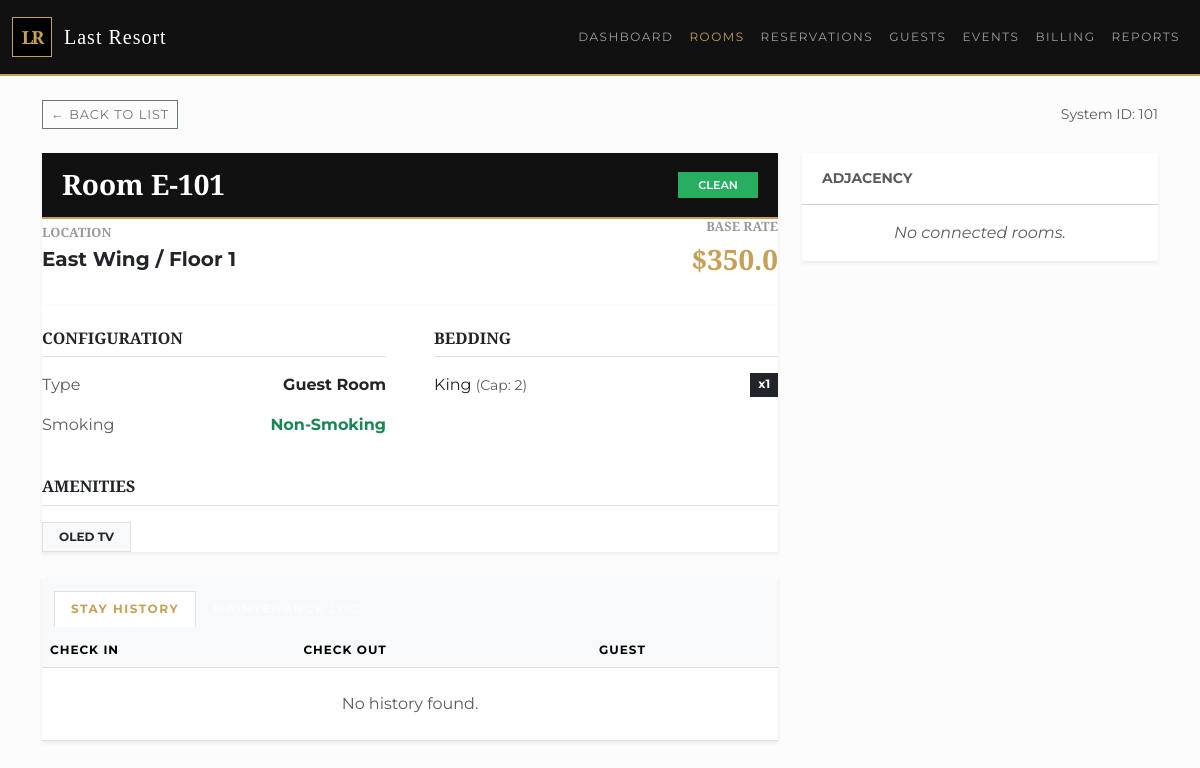
The page /room/101 on the database its author committed.
### tables this page shows
CREATE TABLE room (
    roomId INTEGER PRIMARY KEY,
    floorId INTEGER,
    roomNumber TEXT,
    baseRate REAL,
    currentStatus TEXT, -- Clean, Dirty, Occupied, OOO
    isSmokingRoom BOOLEAN,
    FOREIGN KEY(floorId) REFERENCES floor(floorId)
);

CREATE TABLE wing (
    wingId INTEGER PRIMARY KEY,
    buildingId INTEGER,
    wingName TEXT,
    FOREIGN KEY(buildingId) REFERENCES building(buildingId)
);

CREATE TABLE floor (
    floorId INTEGER PRIMARY KEY,
    wingId INTEGER,
    floorNo INTEGER,
    FOREIGN KEY(wingId) REFERENCES wing(wingId)
);

CREATE TABLE room_function (
    functionCode TEXT PRIMARY KEY, -- SLP, MTG, STE
    name TEXT
);

CREATE TABLE room_has_bed (
    roomId INTEGER,
    bedTypeId INTEGER,
    count INTEGER,
    PRIMARY KEY (roomId, bedTypeId),
    FOREIGN KEY(roomId) REFERENCES room(roomId),
    FOREIGN KEY(bedTypeId) REFERENCES bed_type(bedTypeId)
);

CREATE TABLE bed_type (
    bedTypeId INTEGER PRIMARY KEY,
    name TEXT, -- King, Queen, Double
    capacity INTEGER
);

CREATE TABLE room_fixture (
    fixtureId INTEGER PRIMARY KEY,
    name TEXT
);

### app.py (the view)
@app.route('/room/<int:room_id>')
def room_detail(room_id):
    db = get_db()
    room = db.execute("""
        SELECT r.*, f.floorNo, w.wingName, rf.name as funcName
        FROM room r
        JOIN floor f ON r.floorId = f.floorId
        JOIN wing w ON f.wingId = w.wingId
        LEFT JOIN room_has_function rhf ON r.roomId = rhf.roomId
        LEFT JOIN room_function rf ON rhf.functionCode = rf.functionCode
        WHERE r.roomId = ?
    """, (room_id,)).fetchone()
    beds = db.execute("""
        SELECT bt.name, bt.capacity, rhb.count
        FROM room_has_bed rhb
        JOIN bed_type bt ON rhb.bedTypeId = bt.bedTypeId
        WHERE rhb.roomId = ?
    """, (room_id,)).fetchall()
    fixtures = db.execute("""
        SELECT rfix.name
        FROM room_has_fixture rhf
        JOIN room_fixture rfix ON rhf.fixtureId = rfix.fixtureId
        WHERE rhf.roomId = ?
    """, (room_id,)).fetchall()
    adjacencies = db.execute("""
        SELECT r.roomId, r.roomNumber, ra.connectionType
        FROM room_adjacency ra
        JOIN room r ON (ra.roomId1 = r.roomId OR ra.roomId2 = r.roomId)
        WHERE (ra.roomId1 = ? OR ra.roomId2 = ?) AND r.roomId != ?
    """, (room_id, room_id, room_id)).fetchall()
    maintenance = db.execute("""
        SELECT ticketId, issueDescription, status, dateCreated, dateResolved
        FROM maintenance_ticket
        WHERE roomId = ?
        ORDER BY dateCreated DESC
    """, (room_id,)).fetchall()
    history = db.execute("""
        SELECT s.checkInTime, s.checkOutTime,
               COALESCE(pe.firstName || ' ' || pe.lastName, o.orgName) as guestName
        FROM stay s
        JOIN room_assignment ra ON s.resvId = ra.resvId
        JOIN reservation r ON s.resvId = r.resvId
        JOIN party p ON r.partyId = p.partyId
        LEFT JOIN person pe ON p.partyId = pe.partyId
        LEFT JOIN organization o ON p.partyId = o.partyId
        WHERE ra.roomId = ?
        ORDER BY s.checkInTime DESC
    """, (room_id,)).fetchall()
    return render_template('room_detail.html', room=room, beds=beds, fixtures=fixtures,
                           adjacencies=adjacencies, maintenance=maintenance, history=history,
                           active_page='rooms')

### app.py (called while the page is built)
def get_db():
    db = getattr(g, '_database', None)
    if db is None:
        db = g._database = sqlite3.connect(DATABASE)
        db.row_factory = sqlite3.Row
    return db

@app.teardown_appcontext
def close_connection(exception):
    db = getattr(g, '_database', None)
    if db is not None:
        db.close()

### templates/room_detail.html (shortened to what this page needs)
{% extends "base.html" %}
{% block content %}
<div class="d-flex justify-content-between align-items-center mb-4">
    <a href="/rooms" class="btn btn-outline-secondary btn-sm">← Back to List</a>
    <div class="text-muted small">System ID: {{ room.roomId }}</div>
</div>
<div class="row">
    <div class="col-lg-8">
        <div class="card border-0 shadow-sm mb-4 rounded-0">
            <div class="card-header bg-dark-blue text-white d-flex justify-content-between align-items-center rounded-0">
                <h3 class="mb-0 text-white" style="font-family: 'Cinzel', serif;">Room {{ room.roomNumber }}</h3>
                <span class="status-badge {% if room.currentStatus=='Clean' %}status-clean{% elif room.currentStatus=='Occupied' %}status-occupied{% else %}status-dirty{% endif %}">
                    {{ room.currentStatus }}
                </span>
            </div>
            <div class="card-body p-4">
                <div class="row mb-4 align-items-center">
                    <div class="col-sm-6">
                        <h5 class="text-uppercase mb-1" style="font-size: 0.8rem; color: #999;">Location</h5>
                        <p class="fs-5 mb-0 text-dark fw-bold">{{ room.wingName }} / Floor {{ room.floorNo }}</p>
                    </div>
                    <div class="col-sm-6 text-sm-end">
                        <h5 class="text-uppercase mb-1" style="font-size: 0.8rem; color: #999;">Base Rate</h5>
                        <p class="fs-3 fw-bold mb-0" style="color: var(--primary-gold); font-family: 'Cinzel', serif;">${{ room.baseRate }}</p>
                    </div>
                </div>
                <hr class="my-4" style="border-color: #eee;">
                <div class="row g-5">
                    <div class="col-md-6">
                        <h6 class="fw-bold text-uppercase mb-3 border-bottom pb-2">Configuration</h6>
                        <ul class="list-unstyled">
                            <li class="mb-3 d-flex align-items-center justify-content-between">
                                <span class="text-muted">Type</span>
                                <strong>{{ room.funcName }}</strong>
                            </li>
                            <li class="mb-3 d-flex align-items-center justify-content-between">
                                <span class="text-muted">Smoking</span>
                                {% if room.isSmokingRoom %}
                                <span class="text-danger fw-bold">Allowed</span>
                                {% else %}
                                <span class="text-success fw-bold">Non-Smoking</span>
                                {% endif %}
                            </li>
                        </ul>
                    </div>
                    <div class="col-md-6">
                        <h6 class="fw-bold text-uppercase mb-3 border-bottom pb-2">Bedding</h6>
                        {% if beds %}
                            <ul class="list-unstyled">
                                {% for bed in beds %}
                                <li class="mb-2 d-flex justify-content-between">
                                    <span>{{ bed.name }} <small class="text-muted">(Cap: {{ bed.capacity }})</small></span>
                                    <span class="badge bg-dark rounded-0">x{{ bed.count }}</span>
                                </li>
                                {% endfor %}
                            </ul>
                        {% else %}
                            <p class="text-muted fst-italic">Standard Setup</p>
                        {% endif %}
                    </div>
                </div>
                <div class="mt-4">
                    <h6 class="fw-bold text-uppercase mb-3 border-bottom pb-2">Amenities</h6>
                    {% if fixtures %}
                        <div class="d-flex flex-wrap gap-2">
                            {% for fix in fixtures %}
                            <span class="badge bg-light text-dark border rounded-0 px-3 py-2">
                                {{ fix.name }}
                            </span>
                            {% endfor %}
                        </div>
                    {% else %}
                        <p class="text-muted fst-italic">Standard Amenities</p>
                    {% endif %}
                </div>
            </div>
        </div>
        <div class="card border-0 shadow-sm rounded-0">
            <div class="card-header bg-light border-bottom-0 pt-3 px-4">
                <ul class="nav nav-tabs card-header-tabs" id="roomTabs" role="tablist">
                    <li class="nav-item">
                        <button class="nav-link active text-dark fw-bold rounded-0" id="history-tab" data-bs-toggle="tab" data-bs-target="#history" type="button" role="tab">Stay History</button>
                    </li>
                    <li class="nav-item">
                        <button class="nav-link text-dark fw-bold rounded-0" id="maintenance-tab" data-bs-toggle="tab" data-bs-target="#maintenance" type="button" role="tab">Maintenance Log</button>
                    </li>
                </ul>
            </div>
            <div class="card-body p-0">
                <div class="tab-content" id="roomTabsContent">
                    <div class="tab-pane fade show active" id="history" role="tabpanel">
                        <div class="table-responsive">
                            <table class="table table-hover mb-0">
                                <thead class="table-light"><tr><th>Check In</th><th>Check Out</th><th>Guest</th></tr></thead>
                                <tbody>
                                    {% for h in history %}
                                    <tr>
                                        <td>{{ h.checkInTime }}</td>
                                        <td>{{ h.checkOutTime if h.checkOutTime else 'Current' }}</td>
                                        <td><strong>{{ h.guestName }}</strong></td>
                                    </tr>
                                    {% else %}
                                    <tr><td colspan="3" class="p-4 text-center text-muted">No history found.</td></tr>
                                    {% endfor %}
                                </tbody>
                            </table>
                        </div>
                    </div>
                </div>
            </div>
        </div>
    </div>
    <div class="col-lg-4">
        <div class="card border-0 shadow-sm rounded-0 mb-4">
            <div class="card-header bg-white fw-bold text-uppercase text-muted small">
                Adjacency
            </div>
            <div class="card-body">
                {% if adjacencies %}
                    <ul class="list-group list-group-flush">
                        {% for adj in adjacencies %}
                        <li class="list-group-item d-flex justify-content-between align-items-center px-0">
                            <a href="/room/{{ adj.roomId }}" class="fw-bold text-dark text-decoration-none">Room {{ adj.roomNumber }}</a>
                            <span class="badge bg-light text-dark border rounded-0">{{ adj.connectionType }}</span>
                        </li>
                        {% endfor %}
                    </ul>
                {% else %}
                    <p class="text-muted mb-0 fst-italic text-center py-3">No connected rooms.</p>
                {% endif %}
            </div>
        </div>
    </div>
</div>
{% endblock %}

### static/css/style.css (style rules this page uses)
:root { --primary-black: #111; --primary-gold: #c5a059; --text-dark: #333; --table-header-grey: #f8f9fa; --border-color: #e5e5e5; --status-clean: #27ae60; --status-occupied: #f39c12; --status-dirty: #c0392b; }
body { font-family: 'Montserrat', sans-serif; background-color: #fcfcfc; color: var(--text-dark); }
h1, h2, h3, h4, h5, h6 { font-family: 'Cinzel', serif; font-weight: 600; }
.bg-dark-blue { background-color: var(--primary-black) !important; border-bottom: 2px solid var(--primary-gold); padding: 12px 0; }
.nav-link { font-family: 'Montserrat', sans-serif; text-transform: uppercase; font-size: 0.75rem; letter-spacing: 1.5px; color: rgba(255,255,255,0.6) !important; }
.nav-link.active { color: var(--primary-gold) !important; }
.table-custom thead, .table-hover thead { background-color: var(--table-header-grey); color: var(--primary-black); font-family: 'Montserrat', sans-serif; font-size: 0.75rem; text-transform: uppercase; letter-spacing: 1px; }
.status-badge { padding: 5px 10px; border-radius: 0; font-size: 0.7rem; font-weight: 600; text-transform: uppercase; color: white; display: inline-block; min-width: 80px; text-align: center; }
.status-clean { background-color: var(--status-clean); }
.card-header { padding: 15px 20px !important; }
.card-body { padding: 0 !important; }
.btn { border-radius: 0 !important; text-transform: uppercase; font-family: 'Montserrat', sans-serif; letter-spacing: 1px; font-size: 0.8rem; }

### rows shown on the page
room: roomId "101", roomNumber "E-101", currentStatus "CLEAN", baseRate "350.0"
wing: wingName "East Wing"
floor: floorNo "1"
room_function: funcName "Guest Room"
room_has_bed: name "King", capacity "2", count "1"
room_fixture: name "OLED TV"
